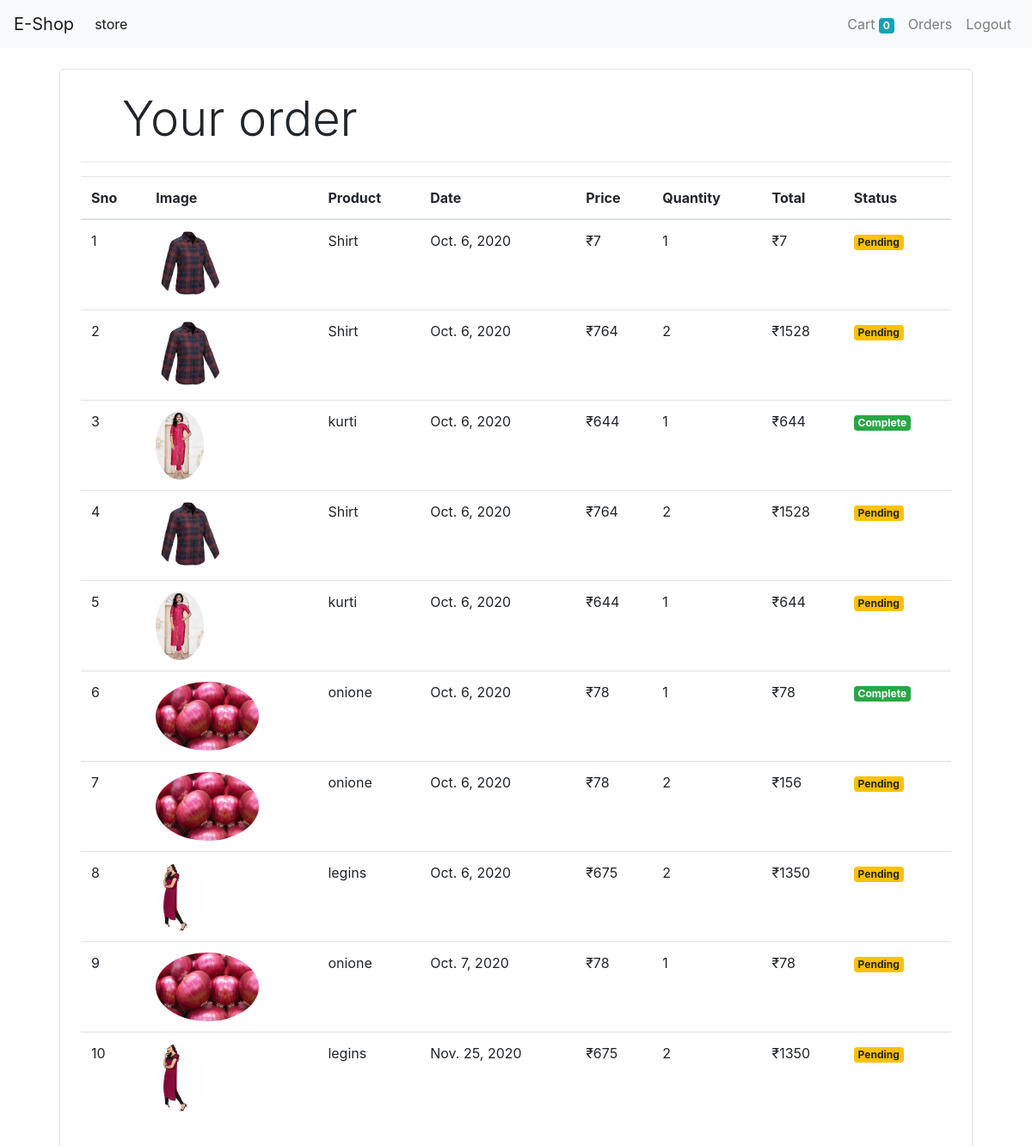
Screenshot of /orders/ (signed in) with the database file from the repository.
### store/models/orders.py (models this page shows, shortened)
class Order(models.Model):
    product = models.ForeignKey(Product, on_delete=models.CASCADE)
    customer = models.ForeignKey(Customer, on_delete=models.CASCADE)
    quantity = models.IntegerField(default=1)
    phone = models.CharField(max_length=50, default='', blank=True)
    address = models.CharField(max_length=50, default='', blank=True)
    price = models.IntegerField()
    date = models.DateField(default=datetime.datetime.today)
    status = models.BooleanField(default=False)
    @staticmethod
    def get_order_by_customer(customer_id):
        return Order\
            .objects\
            .filter(customer=customer_id)\
            .order_by('-date')

### store/models/product.py (models this page shows, shortened)
class Product(models.Model):
    name = models.CharField(max_length=50) #not null default
    price = models.IntegerField(default=0)
    category = models.ForeignKey(Category , on_delete=models.CASCADE , default=1)
    description = models.CharField(max_length=200,default='',null=True,blank='')
    image = models.ImageField(upload_to='uploads/products/')

### store/middlewares/auth.py (the view)
    def middleware(request):
        returnUrl =request.META['PATH_INFO']
        if not request.session.get('customer'):
            return redirect(f'login?return_url={returnUrl}')
        response = get_response(request)
        return response

### store/templatetags/custom_filter.py (called while the page is built)
@register.filter(name='currency')
def currency(number):
    return "₹"+str(number)

@register.filter(name='multiply')
def multiply(number,number1):
    return number * number1

### store/views/orders.py (called while the page is built)
    def get(self , request):
        customer= request.session.get('customer')
        orders= Order.get_order_by_customer(customer)
        print(orders)
        orders=orders.reverse()
        return render(request,'orders.html' , {'orders':orders})

### store/templates/orders.html
{% extends 'base.html' %}
{% block content %}
{% load cart %}
{% load custom_filter%}
<div class="container">
<div class="border rounded p-4 m-4">
            <p class="display-4 pl-4 ml-4">Your order</p>
            <hr>
    <table class="table">
        <thead>
            <tr>
                <th>Sno</th>
                <th>Image</th>
                <th>Product</th>
                <th>Date</th>
                <th>Price</th>
                <th>Quantity</th>
                <th>Total</th>
                <th>Status</th>
            </tr>
        </thead>
        <tbody>
            {% for order in orders %}
            <tr>
                <td scope="row">{{forloop.counter}}</td>
                <td><img style ="height: 80px;" class="rounded-circle" src="{{order.product.image.url}}" alt=""></td>
                <td>{{order.product.name}}</td>
                <td>{{order.date}}</td>
                <td>{{order.price|currency}}</td>
                <td>{{order.quantity}}</td>
                <td>{{order.quantity|multiply:order.price|currency}}</td>
                {% if order.status %}
                <td><small class="badge badge-success">Complete</small></td>
                {% else %}
                <td><small class="badge badge-warning">Pending</small></td>
                {% endif %}
            </tr>
            {% endfor %}
        </tbody>
    </table>
</div>
</div>
{% endblock %}

### rows the page displays
Order: product.image (picture), product.name "Shirt", date "Oct. 6, 2020", price "₹7", quantity "1", quantity|multiply "₹7", status "Pending"
Order: product.image (picture), product.name "Shirt", date "Oct. 6, 2020", price "₹764", quantity "2", quantity|multiply "₹1528", status "Pending"
Order: product.image (picture), product.name "kurti", date "Oct. 6, 2020", price "₹644", quantity "1", quantity|multiply "₹644", status "Complete"
Order: product.image (picture), product.name "Shirt", date "Oct. 6, 2020", price "₹764", quantity "2", quantity|multiply "₹1528", status "Pending"
Order: product.image (picture), product.name "kurti", date "Oct. 6, 2020", price "₹644", quantity "1", quantity|multiply "₹644", status "Pending"
Order: product.image (picture), product.name "onione", date "Oct. 6, 2020", price "₹78", quantity "1", quantity|multiply "₹78", status "Complete"
Order: product.image (picture), product.name "onione", date "Oct. 6, 2020", price "₹78", quantity "2", quantity|multiply "₹156", status "Pending"
Order: product.image (picture), product.name "legins", date "Oct. 6, 2020", price "₹675", quantity "2", quantity|multiply "₹1350", status "Pending"
Order: product.image (picture), product.name "onione", date "Oct. 7, 2020", price "₹78", quantity "1", quantity|multiply "₹78", status "Pending"
Order: product.image (picture), product.name "legins", date "Nov. 25, 2020", price "₹675", quantity "2", quantity|multiply "₹1350", status "Pending"

### other values shown
{{ request.session.cart.keys|length }} "0"
